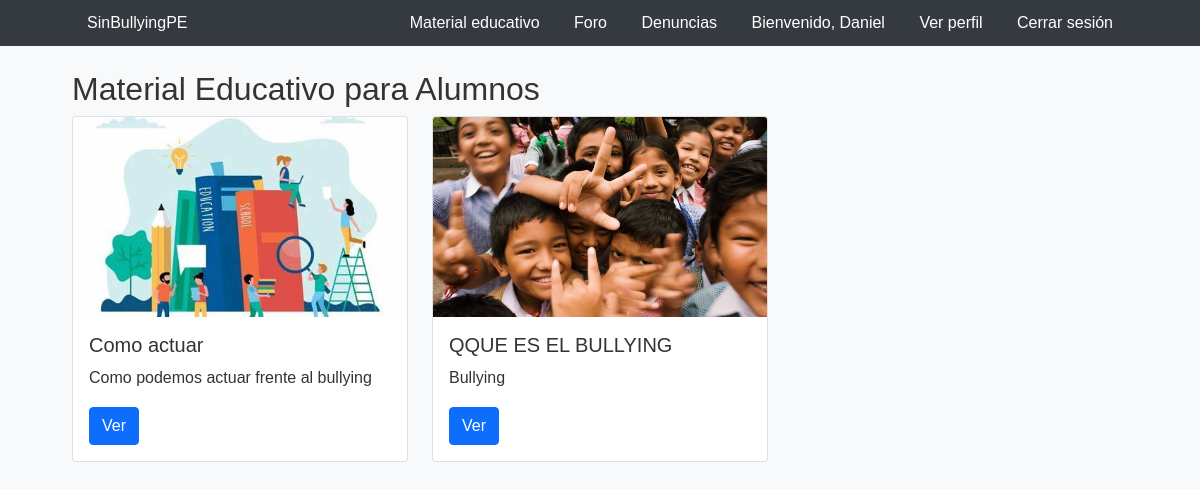
Screenshot of /views/material_educativo_alumnos.php (signed in) with the database file from the repository.
### tables this page shows
CREATE TABLE `material_educativo` (
  `id` int(11) NOT NULL,
  `titulo` varchar(255) NOT NULL,
  `imagen` varchar(255) DEFAULT NULL,
  `youtube_link` varchar(255) NOT NULL,
  `descripcion` text DEFAULT NULL,
  `link_youtube` varchar(255) DEFAULT NULL
);

### views/material_educativo_alumnos.php (the view, shortened to what this page needs)
<!DOCTYPE html>
<html lang="es">
<head>
    <link href="https://cdn.jsdelivr.net/npm/bootstrap@5.0.0-beta2/dist/css/bootstrap.min.css" rel="stylesheet">
</head>
<body>
<?php include('../includes/navbar.php'); ?>
    <div class="container mt-4">
        <h2>Material Educativo para Alumnos</h2>
        <div class="row">
            <?php
            include_once('../models/db_connect.php');
            $query = "SELECT * FROM material_educativo";
            $result = $conn->query($query);
            if ($result->num_rows > 0) {
                while ($row = $result->fetch_assoc()) {
                    echo "<div class='col-md-4'>";
                    echo "<div class='card mb-4'>";
                    echo "<img src='../" . $row['imagen'] . "' class='card-img-top' alt='Imagen'>";
                    echo "<div class='card-body'>";
                    echo "<h5 class='card-title'>" . $row['titulo'] . "</h5>";
                    echo "<p class='card-text'>" . $row['descripcion'] . "</p>";
                    echo "<a href='" . $row['link_youtube'] . "' target='_blank' class='btn btn-primary'>Ver</a>";
                    echo "</div>";
                    echo "</div>";
                    echo "</div>";
                }
            } else {
                echo "<p>No hay material educativo disponible</p>";
            }
            ?>
        </div>
    </div>
</body>
</html>

### assets/css/style.css (style rules this page uses)
* { margin: 0; padding: 0; box-sizing: border-box; }
body { font-family: Arial, sans-serif; background-color: #f8f9fa; color: #333; line-height: 1.6; }
.container { width: 90%; margin: 0 auto; overflow: hidden; }

### views/material_educativo_alumnos.php (style rules this page uses)
.card-img-top { max-height: 200px; object-fit: cover; }

### rows the page displays
material_educativo: imagen (picture), titulo "Como actuar", descripcion "Como podemos actuar frente al bullying"
material_educativo: imagen (picture), titulo "QQUE ES EL BULLYING", descripcion "Bullying"

### other values shown
$_SESSION['nombre_de_usuario'] "Daniel"
